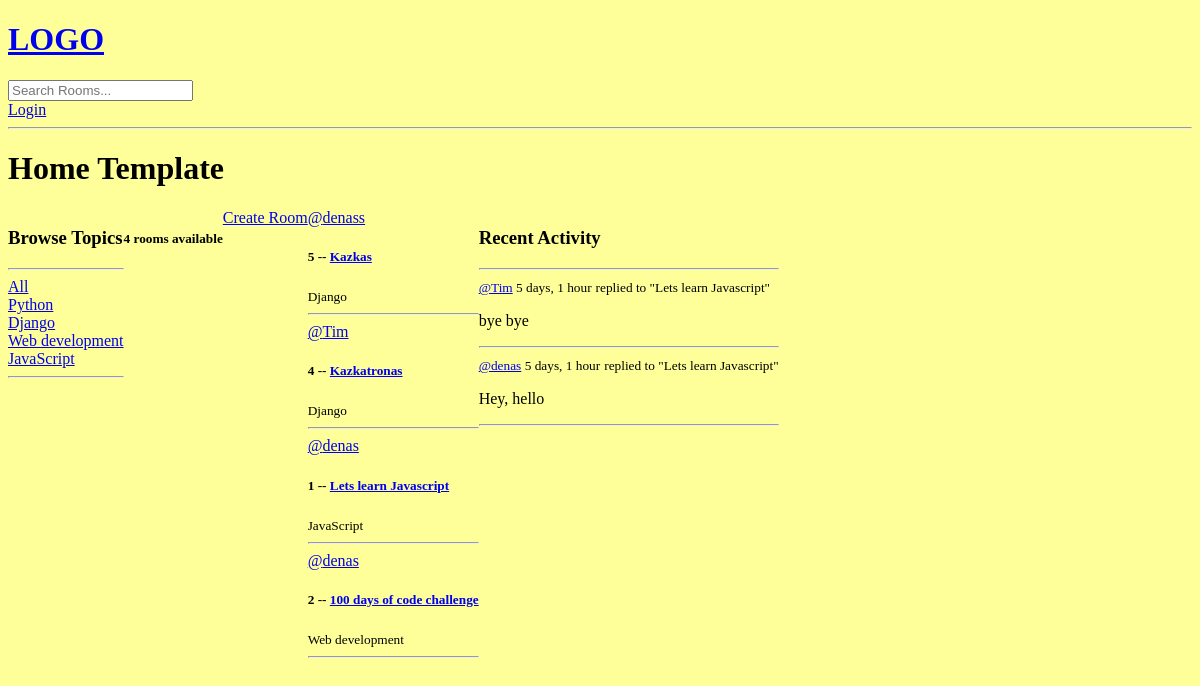
Before: / with the older database file.
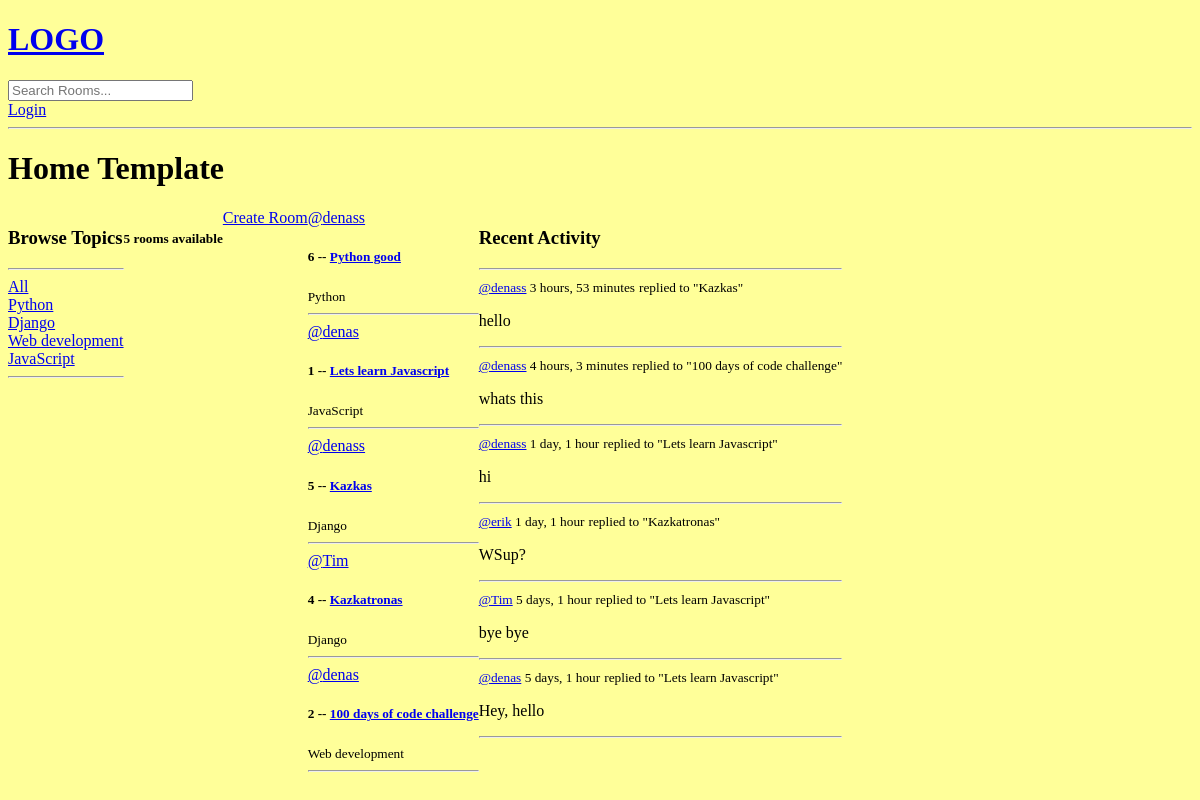
After: the same page with the newer database file.
### base/models.py (models this page shows, shortened)
class Topic(models.Model):
    name = models.CharField(max_length=200)

class Room(models.Model):
    host = models.ForeignKey(User, on_delete=models.SET_NULL, null=True)
    topic = models.ForeignKey(Topic, on_delete=models.SET_NULL, null=True)  # might cause issues later
    name = models.CharField(max_length=200)
    description = models.TextField(null=True, blank=True)  # null=True - this value can be left empty
    participants = models.ManyToManyField(User, related_name='participants', blank=True)
    updated = models.DateTimeField(auto_now=True)  # take a time stamp everytime
    created = models.DateTimeField(auto_now_add=True)  # takes a time stamp only when its saved
    class Meta:
        ordering = ['-updated', '-created']
    def __str__(self):
        return self.name

class Message(models.Model):
    user = models.ForeignKey(User, on_delete=models.CASCADE)
    room = models.ForeignKey(Room, on_delete=models.CASCADE)
    body = models.TextField()
    updated = models.DateTimeField(auto_now=True)
    created = models.DateTimeField(auto_now_add=True)
    class Meta:
        ordering = ['-updated', '-created']
    def __str__(self):
        return self.body[0:50]

### base/views.py (the view)
# urls.py: path('', views.home, name="home"),
def home(request):  # request - HttpObject
    q = request.GET.get('q') if request.GET.get('q') is not None else ''
    rooms = Room.objects.filter(
        Q(topic__name__icontains=q) |
        Q(name__icontains=q) |
        Q(description__icontains=q)
    )  # 'icontains' is not case sensitive
    topics = Topic.objects.all()
    rooms_count = rooms.count()
    room_messages = Message.objects.filter\
        (Q(room__topic__name__icontains=q))  # shows 'recent activities' for specific topics selected
    context = {'rooms': rooms, 'topics': topics,
               'rooms_count': rooms_count,
               'room_messages': room_messages}  # makes 'rooms' list accessible through home.html
    return render(request, 'base/home.html', context)

### base/templates/base/home.html (shortened to what this page needs)
{% extends 'main.html' %}
{% block content %}
<h1>Home Template</h1>
<div class="home-container">
    <div>
        {% include 'base/topics_component.html' %}
    </div>
        <h5>{{rooms_count}} rooms available</h5>
        <a href="{% url 'create-room' %}">Create Room</a>
        <div>
            {% include 'base/feed_component.html' %}
        </div>
    <div>
        {% include 'base/activity_component.html' %}
    </div>
</div>
{% endblock content %}

### base/templates/base/topics_component.html
<h3>Browse Topics</h3>
<hr>
    <div>
        <a href="{% url 'home' %}">All</a>
    </div>
{% for topic in topics %}
    <div>
        <a href="{% url 'home' %}?q={{topic.name}}">{{topic.name}}</a>
    </div>
{% endfor %}
<hr>

### base/templates/base/feed_component.html (shortened to what this page needs)
{% for room in rooms %}
    <div>
        <a href="{% url 'user-profile' room.host.id %}">@{{ room.host.username }}</a>
        <h5>{{room.id}} -- <a href="{% url 'room' room.id %}">{{room.name}}</a></h5>
        <small>{{room.topic.name}}</small>
        <hr>
    </div>
{% endfor %}

### base/templates/base/activity_component.html (shortened to what this page needs)
<h3>Recent Activity</h3>
<hr>
{% for message in room_messages %}
<div>
    <small><a href="{% url 'user-profile' message.user.id %}">@{{message.user}}</a>  {{message.created|timesince}}</small>
    <small>replied to "{{message.room}}"</small>
    <p>{{message}}</p>
    <hr>
</div>
{% endfor %}

Changed rows visible on the page:
added Room: host.username "denass", id "6", name "Python good", topic.name "Python"
changed Room "Lets learn Javascript": moves up the list
added Message: user "denass", created "3 hours, 53 minutes", room "Kazkas", body "hello"
added Message: user "denass", created "4 hours, 3 minutes", room "100 days of code challenge", body "whats this"
added Message: user "denass", created "1 day, 1 hour", room "Lets learn Javascript", body "hi"
added Message: user "erik", created "1 day, 1 hour", room "Kazkatronas", body "WSup?"
Other visible differences:
{{ rooms_count }}: "4" → "5"
